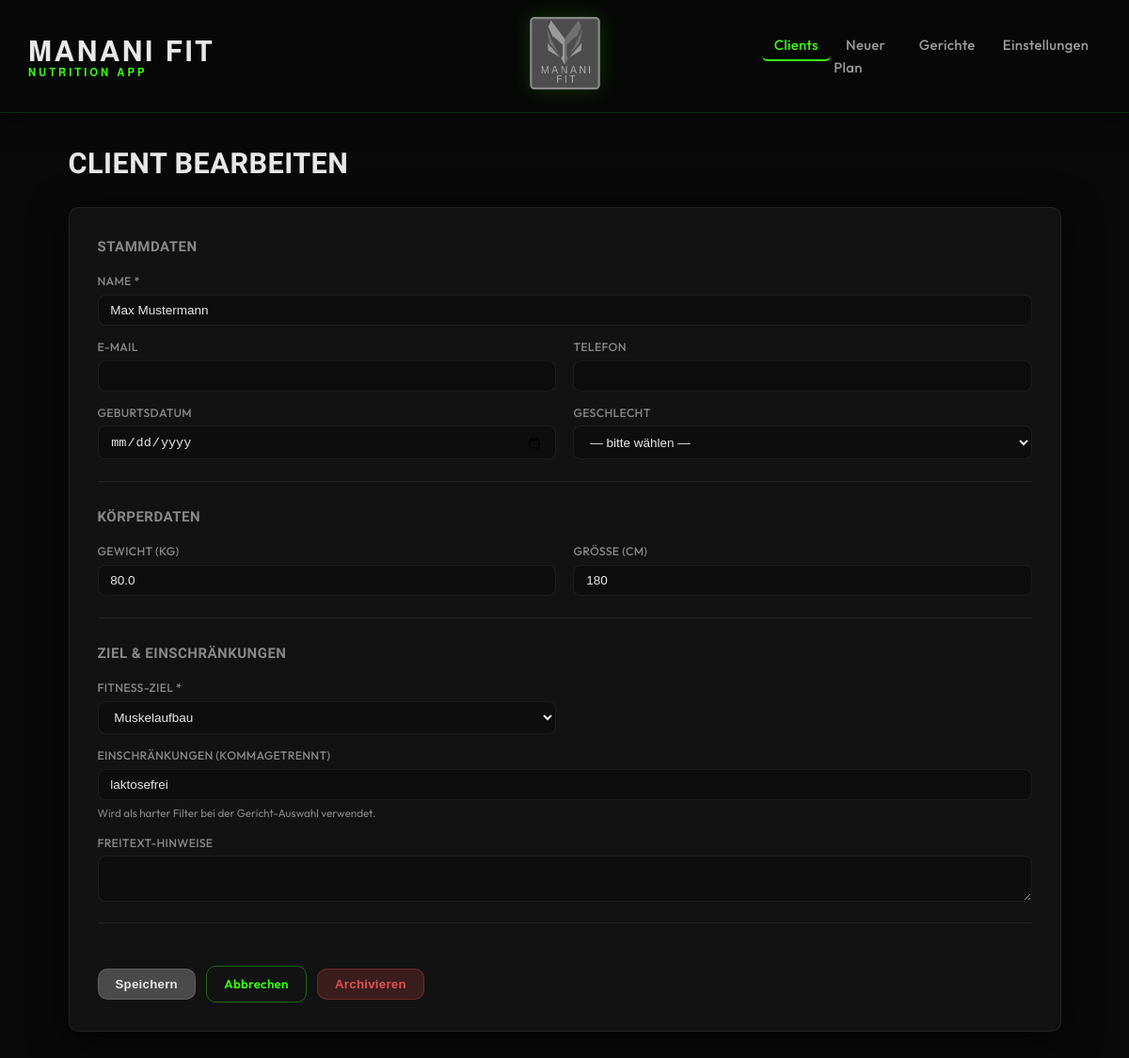
The page /clients/1/edit on the database as committed earlier.
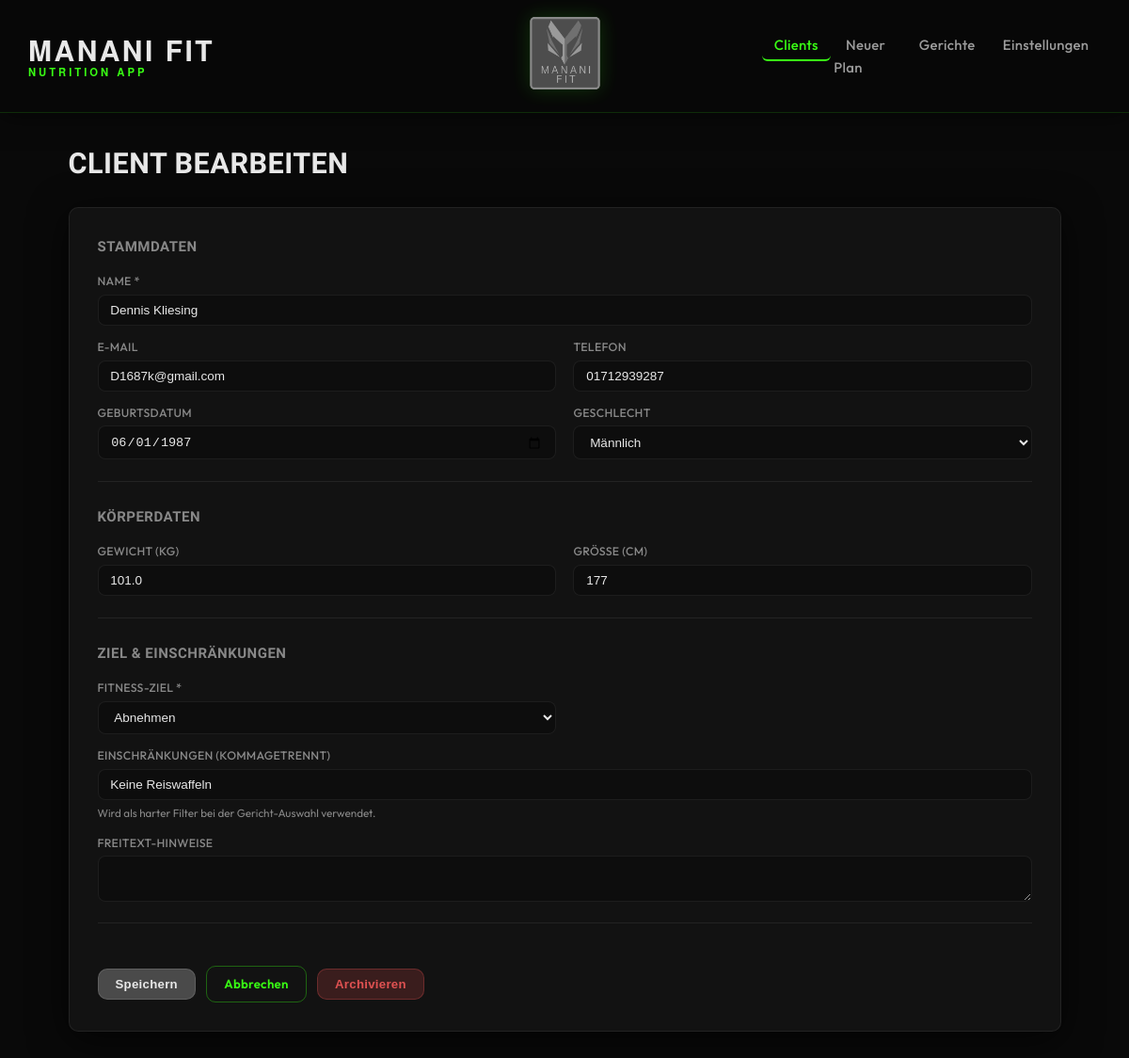
The same page on the database as committed later.
### models.py (models this page shows, shortened)
class Client(db.Model):
    __tablename__ = "clients"
    __allow_unmapped__ = True
    id: int = db.Column(db.Integer, primary_key=True)
    name: str = db.Column(db.String(120), nullable=False)
    email: str | None = db.Column(db.String(200))
    phone: str | None = db.Column(db.String(50))
    birthdate: date | None = db.Column(db.Date)
    gender: str | None = db.Column(db.String(20))
    weight_kg: float | None = db.Column(db.Float)
    height_cm: float | None = db.Column(db.Float)
    goal: str = db.Column(db.String(30), nullable=False, default="Halten")
    restrictions_text: str | None = db.Column(db.Text)
    restriction_tags: str = db.Column(db.Text, default="[]")
    created_at: datetime = db.Column(db.DateTime, default=datetime.utcnow)
    updated_at: datetime = db.Column(
        db.DateTime, default=datetime.utcnow, onupdate=datetime.utcnow
    )
    is_archived: bool = db.Column(db.Boolean, default=False)
    plans = db.relationship("MealPlan", back_populates="client", lazy="dynamic")
    def get_restriction_tags(self) -> list[str]:
        return json.loads(self.restriction_tags or "[]")

### app.py (the view)
    @app.route("/clients/<int:client_id>/edit", methods=["GET", "POST"])
    def clients_edit(client_id: int):
        client = Client.query.get_or_404(client_id)
        if request.method == "POST":
            _client_from_form(client)
            db.session.commit()
            flash("Client aktualisiert.", "success")
            return redirect(url_for("clients_detail", client_id=client_id))
        return render_template("clients/form.html", client=client)

### templates/clients/form.html (shortened to what this page needs)
{% extends "base.html" %}
{% block content %}
<div class="page-header">
  <h1>{% if client %}Client bearbeiten{% else %}Neuer Client{% endif %}</h1>
</div>
<form method="post" class="form-card">
  <div class="form-section">
    <h2>Stammdaten</h2>
    <div class="form-grid">
      <div class="form-group form-group--full">
        <label for="name">Name *</label>
        <input type="text" id="name" name="name" required
               value="{{ client.name if client else '' }}">
      </div>
      <div class="form-group">
        <label for="email">E-Mail</label>
        <input type="email" id="email" name="email"
               value="{{ client.email or '' if client else '' }}">
      </div>
      <div class="form-group">
        <label for="phone">Telefon</label>
        <input type="text" id="phone" name="phone"
               value="{{ client.phone or '' if client else '' }}">
      </div>
      <div class="form-group">
        <label for="birthdate">Geburtsdatum</label>
        <input type="date" id="birthdate" name="birthdate"
               value="{{ client.birthdate.strftime('%Y-%m-%d') if client and client.birthdate else '' }}">
      </div>
      <div class="form-group">
        <label for="gender">Geschlecht</label>
        <select id="gender" name="gender">
          <option value="">— bitte wählen —</option>
          {% for val in ['Männlich', 'Weiblich', 'Divers'] %}
            <option value="{{ val }}" {% if client and client.gender == val %}selected{% endif %}>{{ val }}</option>
          {% endfor %}
        </select>
      </div>
    </div>
  </div>
  <div class="form-section">
    <h2>Körperdaten</h2>
    <div class="form-grid">
      <div class="form-group">
        <label for="weight_kg">Gewicht (kg)</label>
        <input type="number" id="weight_kg" name="weight_kg" step="0.1" min="30" max="300"
               value="{{ client.weight_kg or '' if client else '' }}">
      </div>
      <div class="form-group">
        <label for="height_cm">Größe (cm)</label>
        <input type="number" id="height_cm" name="height_cm" step="1" min="100" max="250"
               value="{{ client.height_cm|int if client and client.height_cm else '' }}">
      </div>
    </div>
  </div>
  <div class="form-section">
    <h2>Ziel & Einschränkungen</h2>
    <div class="form-grid">
      <div class="form-group">
        <label for="goal">Fitness-Ziel *</label>
        <select id="goal" name="goal" required>
          {% for g in ['Abnehmen', 'Muskelaufbau', 'Halten'] %}
            <option value="{{ g }}" {% if client and client.goal == g %}selected{% elif not client and g == 'Halten' %}selected{% endif %}>{{ g }}</option>
          {% endfor %}
        </select>
      </div>
      <div class="form-group form-group--full">
        <label for="restriction_tags">Einschränkungen (kommagetrennt)</label>
        <input type="text" id="restriction_tags" name="restriction_tags"
               placeholder="z.B. laktosefrei, glutenfrei, kein Schweinefleisch"
               value="{{ client.get_restriction_tags()|join(', ') if client else '' }}">
        <small>Wird als harter Filter bei der Gericht-Auswahl verwendet.</small>
      </div>
      <div class="form-group form-group--full">
        <label for="restrictions_text">Freitext-Hinweise</label>
        <textarea id="restrictions_text" name="restrictions_text" rows="2">{{ client.restrictions_text or '' if client else '' }}</textarea>
      </div>
    </div>
  </div>
  <div class="form-actions">
    <button type="submit" class="btn btn--primary">Speichern</button>
    <a href="{{ url_for('clients_list') }}" class="btn btn--ghost">Abbrechen</a>
    {% if client %}
      <form method="post" action="{{ url_for('clients_archive', client_id=client.id) }}" style="display:inline">
        <button type="submit" class="btn btn--danger" onclick="return confirm('Wirklich archivieren?')">
          {% if client.is_archived %}Wiederherstellen{% else %}Archivieren{% endif %}
        </button>
      </form>
    {% endif %}
  </div>
</form>
{% endblock %}

Rows that differ between the two databases and show on the page:
changed Client: name "Max Mustermann" → "Dennis Kliesing"; email (not shown) → "D1687k@gmail.com"; phone (not shown) → "01712939287"; birthdate (not shown) → "06/01/1987"; gender (not shown) → "Männlich"; weight_kg "80.0" → "101.0"; height_cm "180" → "177"; goal "Muskelaufbau" → "Abnehmen"; restriction_tags "laktosefrei" → "Keine Reiswaffeln"
Other text that changed with them:
form field gender: "— bitte wählen —" → (not shown)
